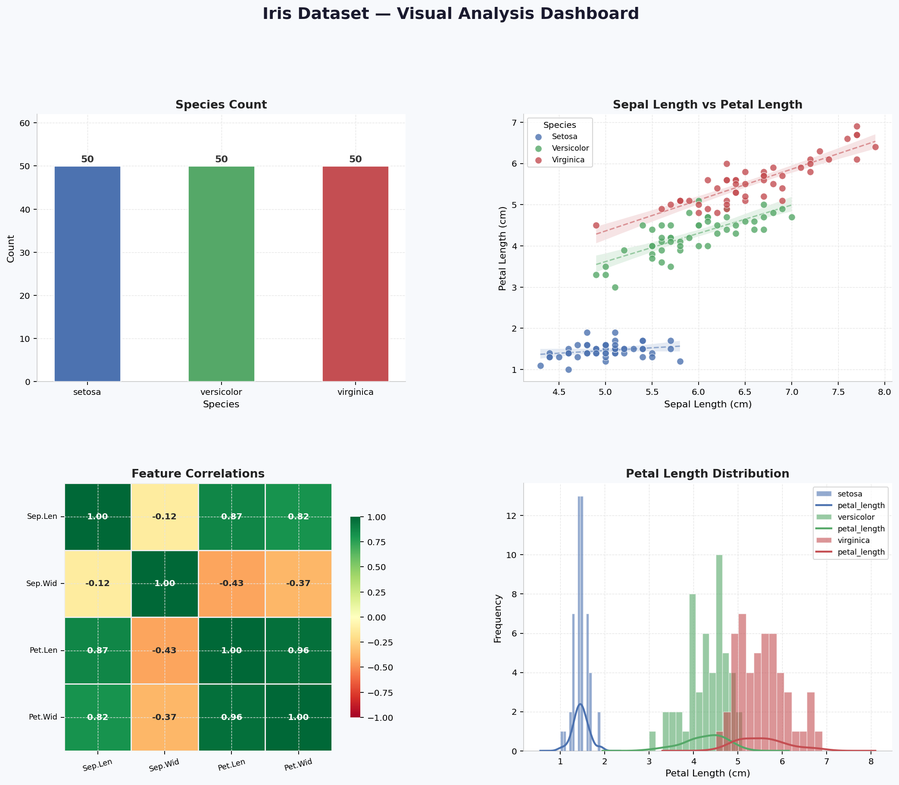
#> input picture Ds task2/images/chart5_dashboard.png, 899 x 785 px, shrunk from 2086 x 1823 before the run
$ python iris.py
#> lines starting #> are read from the running program, lines starting #| are printed output that depends on the picture
# =============================================================================
#  IRIS DATASET — DATA VISUALIZATION PIPELINE
#  Professional charts using pandas, matplotlib & seaborn
#  Ready to run • Beginner-friendly • Well-commented
# =============================================================================

import pandas as pd
import matplotlib.pyplot as plt
import matplotlib.gridspec as gridspec
import seaborn as sns
from sklearn.datasets import load_iris
import warnings
warnings.filterwarnings("ignore")

# =============================================================================
# GLOBAL STYLE SETUP
# =============================================================================
# A clean, consistent palette for the three Iris species.
# Using colorblind-friendly colours so every reader can distinguish them.
PALETTE   = {"setosa": "#4C72B0", "versicolor": "#55A868", "virginica": "#C44E52"}
FONT_BASE = "DejaVu Sans"

plt.rcParams.update({
    "figure.facecolor": "#F7F9FC",
    "axes.facecolor":   "#FFFFFF",
    "axes.edgecolor":   "#CCCCCC",
    "axes.linewidth":   0.8,
    "axes.grid":        True,
    "grid.color":       "#E5E5E5",
    "grid.linestyle":   "--",
    "grid.linewidth":   0.6,
    "font.family":      FONT_BASE,
    "xtick.labelsize":  9,
    "ytick.labelsize":  9,
})

# =============================================================================
# STEP 1 — LOAD THE IRIS DATASET
# =============================================================================
print("=" * 60)
print("STEP 1: Loading the Iris Dataset")
print("=" * 60)

iris_raw = load_iris(as_frame=True)          # Returns a Bunch object with .frame
df       = iris_raw.frame.copy()

# Map numeric target (0,1,2) to human-readable species names
df["species"] = df["target"].map(
    {0: "setosa", 1: "versicolor", 2: "virginica"}
)
df.drop(columns="target", inplace=True)

# Nicer column names (drop units, use underscores)
df.rename(columns={
    "sepal length (cm)": "sepal_length",
    "sepal width (cm)":  "sepal_width",
    "petal length (cm)": "petal_length",
    "petal width (cm)":  "petal_width",
}, inplace=True)

print("✔  Dataset loaded successfully.\n")


# =============================================================================
# STEP 2 — QUICK DATASET OVERVIEW
# =============================================================================
print("=" * 60)
print("STEP 2: Dataset Overview")
print("=" * 60)

print(f"\n▶ Shape: {df.shape[0]} rows × {df.shape[1]} columns")

print("\n▶ First 5 rows:")
print(df.head().to_string(index=False))

print("\n▶ Data types & nulls:")
print(df.dtypes)
print(f"\n  Total missing values: {df.isnull().sum().sum()}")

print("\n▶ Descriptive statistics (numerical features):")
print(df.describe(include="number").round(2))

print("\n▶ Species counts:")
print(df["species"].value_counts().to_string())


# =============================================================================
# STEP 3 — VISUALIZATIONS
# =============================================================================

# ─────────────────────────────────────────────────────────────────────────────
# CHART 1: BAR CHART — Count of each species
# PATTERN: The dataset is perfectly balanced — 50 samples per species.
#          This matters for modelling (no class imbalance to correct).
# ─────────────────────────────────────────────────────────────────────────────
fig1, ax1 = plt.subplots(figsize=(7, 5))
fig1.patch.set_facecolor("#F7F9FC")

species_counts = df["species"].value_counts().reindex(PALETTE.keys())
bars = ax1.bar(
    species_counts.index,
    species_counts.values,
    color=list(PALETTE.values()),
    edgecolor="white",
    linewidth=1.2,
    width=0.5,
    zorder=3,
)

# Annotate each bar with its count
for bar in bars:
    height = bar.get_height()
    ax1.text(
        bar.get_x() + bar.get_width() / 2,
        height + 0.8,
        str(int(height)),
        ha="center", va="bottom",
        fontsize=11, fontweight="bold", color="#333333"
    )

ax1.set_title("Species Count in the Iris Dataset",
              fontsize=14, fontweight="bold", pad=14, color="#222222")
ax1.set_xlabel("Species",    fontsize=11, labelpad=8)
ax1.set_ylabel("Count",      fontsize=11, labelpad=8)
ax1.set_ylim(0, 62)
ax1.tick_params(axis="x", length=0)
ax1.spines[["top", "right"]].set_visible(False)

# Subtle colour band under each bar label
for i, (label, color) in enumerate(PALETTE.items()):
    ax1.get_xticklabels()           # force tick generation
    ax1.get_xaxis().get_major_ticks()[i].label1.set_color(color)
    ax1.get_xaxis().get_major_ticks()[i].label1.set_fontweight("bold")

plt.tight_layout()
fig1.savefig("images/chart1_bar.png", dpi=150, bbox_inches="tight")
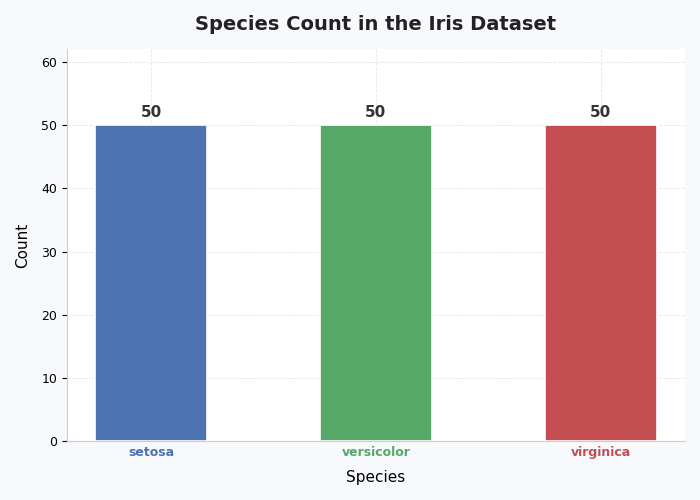
#> figure drawn by matplotlib, 1 panel
print("\n✔  Chart 1 (Bar) saved.")


# ─────────────────────────────────────────────────────────────────────────────
# CHART 2: HISTOGRAM — Distribution of all four numerical features
# PATTERN: Petal length and width show clear bimodal distributions —
#          setosa clusters at the low end, while versicolor and virginica
#          overlap at higher values. Sepal measurements are more normally
#          distributed and harder to separate visually.
# ─────────────────────────────────────────────────────────────────────────────
features     = ["sepal_length", "sepal_width", "petal_length", "petal_width"]
feat_labels  = ["Sepal Length (cm)", "Sepal Width (cm)",
                "Petal Length (cm)", "Petal Width (cm)"]

fig2, axes2 = plt.subplots(2, 2, figsize=(12, 8))
fig2.patch.set_facecolor("#F7F9FC")
fig2.suptitle("Feature Distributions by Species",
              fontsize=15, fontweight="bold", y=1.01, color="#222222")

for ax, feat, label in zip(axes2.flat, features, feat_labels):
    for species, color in PALETTE.items():
        subset = df[df["species"] == species][feat]
        ax.hist(subset, bins=14, alpha=0.65, color=color,
                edgecolor="white", linewidth=0.6, label=species, zorder=3)

    # Overlay a KDE curve for each species
    for species, color in PALETTE.items():
        subset = df[df["species"] == species][feat]
        subset.plot.kde(ax=ax, color=color, linewidth=2, zorder=4)

    ax.set_title(label, fontsize=11, fontweight="bold", color="#333333", pad=8)
    ax.set_xlabel("Value (cm)", fontsize=9)
    ax.set_ylabel("Frequency",  fontsize=9)
    ax.spines[["top", "right"]].set_visible(False)
    ax.legend(fontsize=8, framealpha=0.7)

plt.tight_layout()
fig2.savefig("images/chart2_histogram.png", dpi=150, bbox_inches="tight")
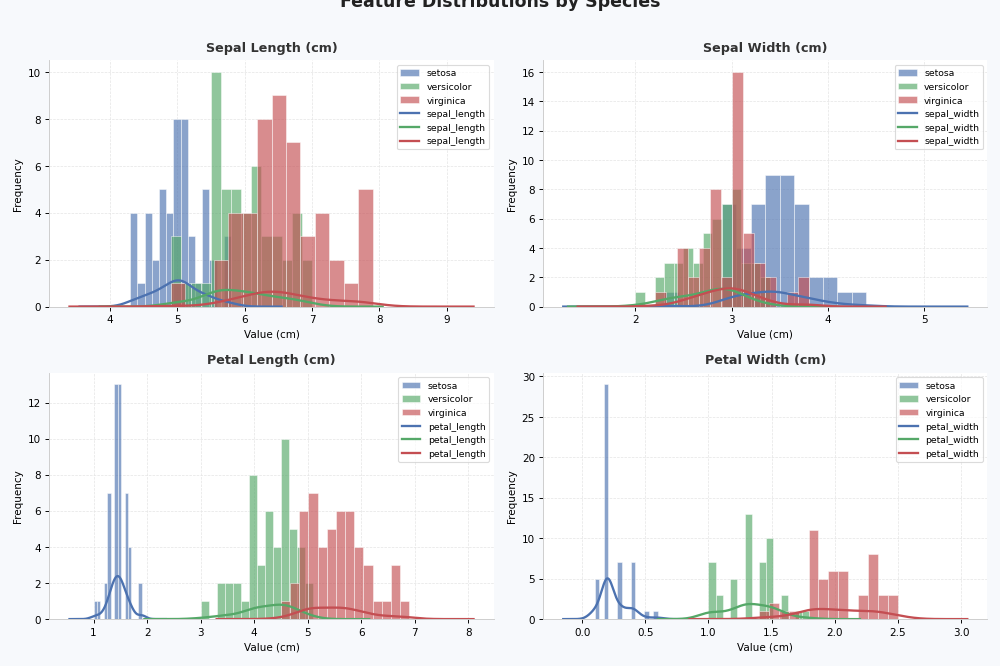
#> figure drawn by matplotlib, 4 panels; panel 1: tallest bar 10 high, from x = 5.5 to 5.65; panel 1: tallest bar 9 high, from x = 6.4 to 6.61; panel 1: curve peaks at x = 5.01, y = 1.12; panel 1: curve peaks at x = 5.75, y = 0.711
print("✔  Chart 2 (Histogram) saved.")


# ─────────────────────────────────────────────────────────────────────────────
# CHART 3: SCATTER PLOT — Sepal Length vs Petal Length
# PATTERN: Setosa forms a tight, well-separated cluster (small petals).
#          Versicolor and virginica overlap slightly, but virginica generally
#          has longer petals for the same sepal length — a useful separator
#          for classification models.
# ─────────────────────────────────────────────────────────────────────────────
fig3, ax3 = plt.subplots(figsize=(8, 6))
fig3.patch.set_facecolor("#F7F9FC")

for species, color in PALETTE.items():
    subset = df[df["species"] == species]
    ax3.scatter(
        subset["sepal_length"], subset["petal_length"],
        c=color, label=species.capitalize(),
        s=65, alpha=0.80, edgecolors="white", linewidths=0.6, zorder=3
    )

# Add light regression lines per species to show the linear trend
for species, color in PALETTE.items():
    subset = df[df["species"] == species]
    sns.regplot(
        data=subset, x="sepal_length", y="petal_length",
        ax=ax3, scatter=False,
        line_kws={"color": color, "linewidth": 1.5, "linestyle": "--", "alpha": 0.6}
    )

ax3.set_title("Sepal Length vs Petal Length by Species",
              fontsize=14, fontweight="bold", pad=14, color="#222222")
ax3.set_xlabel("Sepal Length (cm)", fontsize=11, labelpad=8)
ax3.set_ylabel("Petal Length (cm)", fontsize=11, labelpad=8)
ax3.legend(title="Species", title_fontsize=10, fontsize=9,
           framealpha=0.85, edgecolor="#CCCCCC")
ax3.spines[["top", "right"]].set_visible(False)

plt.tight_layout()
fig3.savefig("images/chart3_scatter.png", dpi=150, bbox_inches="tight")
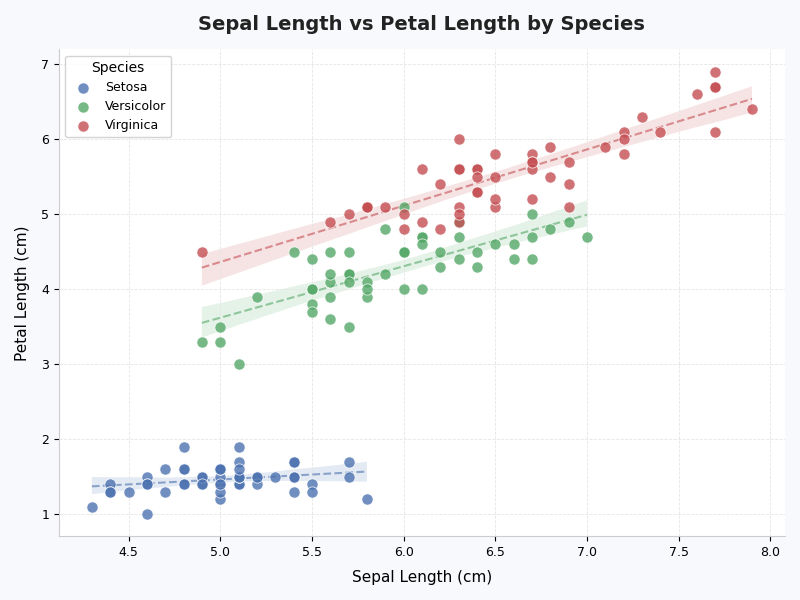
#> figure drawn by matplotlib, 1 panel; curve peaks at x = 5.8, y = 1.57; curve peaks at x = 7, y = 4.99; curve peaks at x = 7.9, y = 6.54
print("✔  Chart 3 (Scatter) saved.")


# ─────────────────────────────────────────────────────────────────────────────
# BONUS CHART 4: CORRELATION HEATMAP
# PATTERN: Petal length and petal width are highly correlated (r ≈ 0.96),
#          which means they carry redundant information. Sepal width has a
#          weak (even negative) correlation with the petal measurements —
#          a good reason to explore it separately in models.
# ─────────────────────────────────────────────────────────────────────────────
fig4, ax4 = plt.subplots(figsize=(7, 5.5))
fig4.patch.set_facecolor("#F7F9FC")

corr_matrix = df[features].corr()

sns.heatmap(
    corr_matrix,
    ax=ax4,
    annot=True,          # Show correlation values inside cells
    fmt=".2f",
    cmap="RdYlGn",       # Red = negative, Yellow = neutral, Green = positive
    vmin=-1, vmax=1,
    linewidths=0.5,
    linecolor="#EEEEEE",
    square=True,
    cbar_kws={"shrink": 0.8, "label": "Pearson r"},
    annot_kws={"size": 10, "weight": "bold"},
    xticklabels=feat_labels,
    yticklabels=feat_labels,
)

ax4.set_title("Feature Correlation Heatmap",
              fontsize=14, fontweight="bold", pad=14, color="#222222")
ax4.tick_params(axis="x", rotation=20, labelsize=9)
ax4.tick_params(axis="y", rotation=0,  labelsize=9)

plt.tight_layout()
fig4.savefig("images/chart4_heatmap.png", dpi=150, bbox_inches="tight")
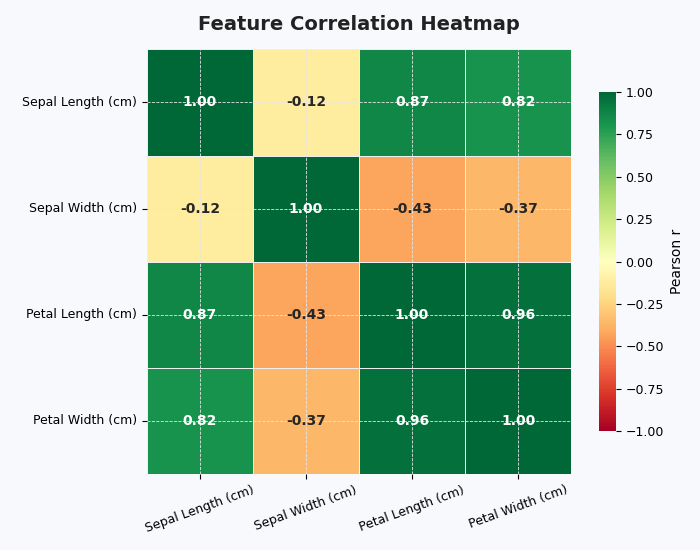
#> figure drawn by matplotlib, 2 panels
print("✔  Chart 4 (Heatmap) saved.")


# =============================================================================
# COMBINED SUMMARY FIGURE — all 4 charts in one A4-style layout
# =============================================================================
fig5 = plt.figure(figsize=(16, 12))
fig5.patch.set_facecolor("#F7F9FC")
gs   = gridspec.GridSpec(2, 2, figure=fig5, hspace=0.38, wspace=0.32)

ax_bar  = fig5.add_subplot(gs[0, 0])
ax_scat = fig5.add_subplot(gs[0, 1])
ax_heat = fig5.add_subplot(gs[1, 0])
ax_hist = fig5.add_subplot(gs[1, 1])

# ── BAR (re-draw) ─────────────────────────────────────────────────────────
bars2 = ax_bar.bar(
    species_counts.index, species_counts.values,
    color=list(PALETTE.values()), edgecolor="white", linewidth=1.2,
    width=0.5, zorder=3
)
for bar in bars2:
    h = bar.get_height()
    ax_bar.text(bar.get_x() + bar.get_width()/2, h + 0.5,
                str(int(h)), ha="center", va="bottom",
                fontsize=10, fontweight="bold", color="#333333")
ax_bar.set_title("Species Count", fontsize=12, fontweight="bold", color="#222222")
ax_bar.set_xlabel("Species"); ax_bar.set_ylabel("Count")
ax_bar.set_ylim(0, 62)
ax_bar.spines[["top","right"]].set_visible(False)

# ── SCATTER (re-draw) ─────────────────────────────────────────────────────
for species, color in PALETTE.items():
    s = df[df["species"] == species]
    ax_scat.scatter(s["sepal_length"], s["petal_length"],
                    c=color, label=species.capitalize(),
                    s=50, alpha=0.80, edgecolors="white", linewidths=0.5, zorder=3)
    sns.regplot(data=s, x="sepal_length", y="petal_length", ax=ax_scat,
                scatter=False,
                line_kws={"color": color, "linewidth": 1.4,
                          "linestyle": "--", "alpha": 0.55})
ax_scat.set_title("Sepal Length vs Petal Length",
                  fontsize=12, fontweight="bold", color="#222222")
ax_scat.set_xlabel("Sepal Length (cm)"); ax_scat.set_ylabel("Petal Length (cm)")
ax_scat.legend(title="Species", fontsize=8, title_fontsize=9, framealpha=0.8)
ax_scat.spines[["top","right"]].set_visible(False)

# ── HEATMAP (re-draw) ─────────────────────────────────────────────────────
short_labels = ["Sep.Len", "Sep.Wid", "Pet.Len", "Pet.Wid"]
sns.heatmap(corr_matrix, ax=ax_heat, annot=True, fmt=".2f",
            cmap="RdYlGn", vmin=-1, vmax=1,
            linewidths=0.5, linecolor="#EEEEEE", square=True,
            cbar_kws={"shrink": 0.75},
            annot_kws={"size": 9, "weight": "bold"},
            xticklabels=short_labels, yticklabels=short_labels)
ax_heat.set_title("Feature Correlations", fontsize=12, fontweight="bold", color="#222222")
ax_heat.tick_params(axis="x", rotation=15, labelsize=8)
ax_heat.tick_params(axis="y", rotation=0,  labelsize=8)

# ── PETAL LENGTH HISTOGRAM (re-draw, one feature for clarity) ─────────────
for species, color in PALETTE.items():
    subset = df[df["species"] == species]["petal_length"]
    ax_hist.hist(subset, bins=14, alpha=0.60, color=color,
                 edgecolor="white", linewidth=0.6, label=species, zorder=3)
    subset.plot.kde(ax=ax_hist, color=color, linewidth=2, zorder=4)
ax_hist.set_title("Petal Length Distribution", fontsize=12, fontweight="bold", color="#222222")
ax_hist.set_xlabel("Petal Length (cm)"); ax_hist.set_ylabel("Frequency")
ax_hist.legend(fontsize=8, framealpha=0.75)
ax_hist.spines[["top","right"]].set_visible(False)

fig5.suptitle("Iris Dataset — Visual Analysis Dashboard",
              fontsize=17, fontweight="bold", y=1.01, color="#1A1A2E")

plt.savefig(r"C:\Users\kaviy\Downloads.png",
            dpi=160, bbox_inches="tight", facecolor="#F7F9FC")
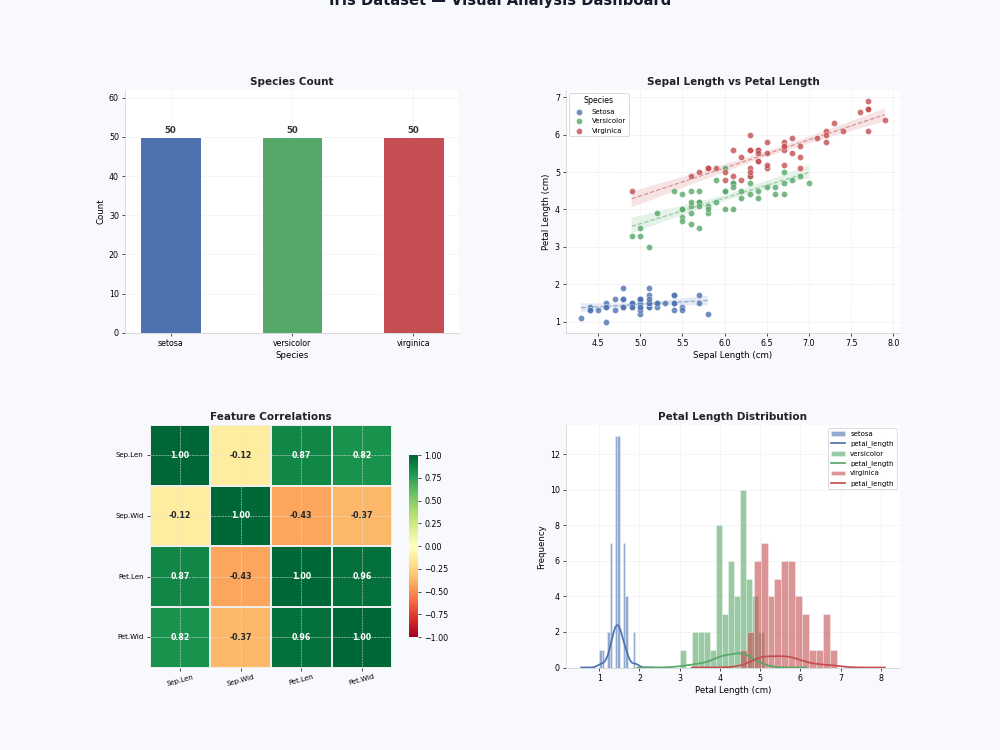
#> figure drawn by matplotlib, 5 panels; panel 2: curve peaks at x = 5.8, y = 1.57; panel 2: curve peaks at x = 7, y = 4.99; panel 2: curve peaks at x = 7.9, y = 6.54; panel 4: tallest bar 10 high, from x = 4.5 to 4.65
print("✔  Chart 5 (Dashboard) saved.\n")
print("✅  All visualizations complete!\n")


from PIL import Image
img=Image.open("images/chart5_dashboard.png")
#> img is the input picture: PIL image 899x785 RGBA; mean R, G, B, A 222.9, 228.1, 223.1, 255
img.show()
